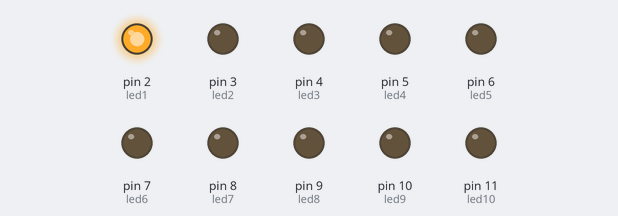
A sketch run on a simulated Arduino Uno, built with avr-gcc and run on an emulated ATmega328P. Shown: output pins drawn as LEDs (lit = HIGH).

Above: at 0.02 s.
At 0.57 s:
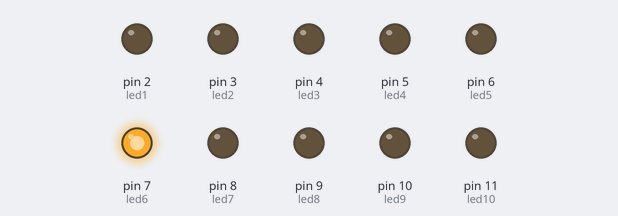
At 1.12 s:
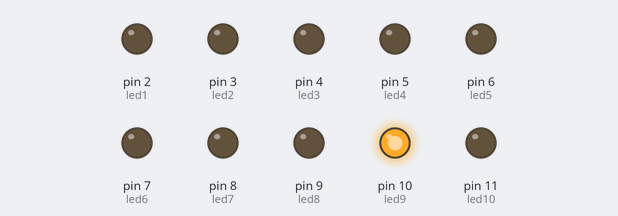
At 2.22 s:
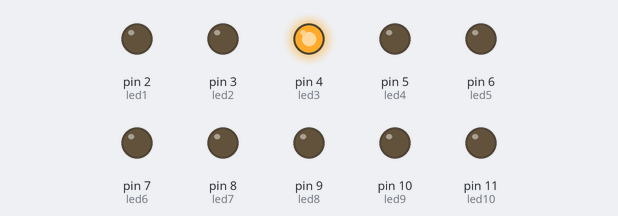
At 3.32 s:
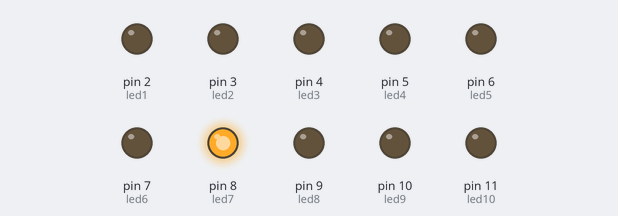
At 4.48 s:
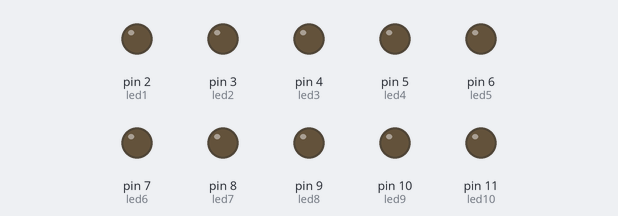
Timing chart, 0 to 4.8 s (numbered marks = the images above):
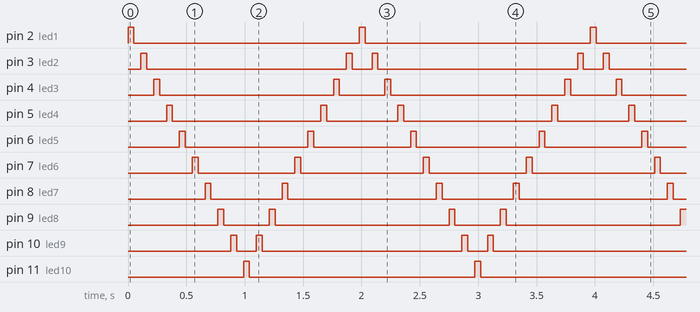

Measured:
- by itself, pin 2 (led1), pin 11 (led10): alternates HIGH for 0.05 s and LOW for 1.9 s
- by itself, pin 3 (led2): repeats every 2.0 s: LOW 1.7 s, HIGH 0.05 s, LOW 0.17 s, HIGH 0.05 s
- by itself, pin 4 (led3): repeats every 2.0 s: LOW 1.5 s, HIGH 0.05 s, LOW 0.39 s, HIGH 0.05 s
- by itself, pin 5 (led4): repeats every 2.0 s: LOW 1.3 s, HIGH 0.05 s, LOW 0.61 s, HIGH 0.05 s
- by itself, pin 6 (led5): repeats every 2.0 s: LOW 1.1 s, HIGH 0.05 s, LOW 0.83 s, HIGH 0.05 s
- by itself, pin 7 (led6): repeats every 2.0 s: LOW 0.83 s, HIGH 0.05 s, LOW 1.1 s, HIGH 0.05 s
- by itself, pin 8 (led7): repeats every 2.0 s: LOW 0.61 s, HIGH 0.05 s, LOW 1.3 s, HIGH 0.05 s
- by itself, pin 9 (led8): repeats every 2.0 s: LOW 0.39 s, HIGH 0.05 s, LOW 1.5 s, HIGH 0.05 s

The sketch:

Luces_continuas.ino
```cpp
/*
Fundacion Kinal
Centro educativo tecnico laboral Kinal
Perito en electronica
Quinto perito
Seccion: A
Curso: Taller de electronica digital y reparacion de computadoras I
Alumno: Carlos Argueta Serech
Carne: 2022335
Proyecto:
*/


#define led1 2
#define led2 3
#define led3 4
#define led4 5
#define led5 6
#define led6 7
#define led7 8
#define led8 9
#define led9 10
#define led10 11

int T = 50;
int T2 = 10;
int T3 = 85;
void setup ()
{
pinMode (led1,OUTPUT);
pinMode (led2,OUTPUT);
pinMode (led3,OUTPUT);
pinMode (led4,OUTPUT);
pinMode (led5,OUTPUT);
pinMode (led6,OUTPUT);
pinMode (led7,OUTPUT);
pinMode (led8,OUTPUT);
pinMode (led9,OUTPUT);
pinMode (led10,OUTPUT);

}

void loop() {

//1...
digitalWrite(led1,HIGH);
delay(T);
digitalWrite(led1,LOW);
delay(T2);
delay(T);
//...2...
digitalWrite(led2,HIGH);
delay(T);
digitalWrite(led2,LOW);
delay(T2);
delay(T);
//...3...
digitalWrite(led3,HIGH);
delay(T);
digitalWrite(led3,LOW);
delay(T2);
delay(T);
//...4...
digitalWrite(led4,HIGH);
delay(T);
digitalWrite(led4,LOW);
delay(T2);
delay(T);
//...5...
digitalWrite(led5,HIGH);
delay(T);
digitalWrite(led5,LOW);
delay(T2);
delay(T);
//...6...
digitalWrite(led6,HIGH);
delay(T);
digitalWrite(led6,LOW);
delay(T2);
delay(T);
//...7...
digitalWrite(led7,HIGH);
delay(T);
digitalWrite(led7,LOW);
delay(T2);
delay(T);
//...8...
digitalWrite(led8,HIGH);
delay(T);
digitalWrite(led8,LOW);
delay(T2);
delay(T);
//...9...
digitalWrite(led9,HIGH);
delay(T);
digitalWrite(led9,LOW);
delay(T2);
delay(T);
//...10...
digitalWrite(led10,HIGH);
delay(T);
digitalWrite(led10,LOW);
delay(T2);
delay(T);
//inverso
//...9...
digitalWrite(led9,HIGH);
delay(T);
digitalWrite(led9,LOW);
delay(T2);
delay(T);
//...8...
digitalWrite(led8,HIGH);
delay(T);
digitalWrite(led8,LOW);
delay(T2);
delay(T);
//...7...
digitalWrite(led7,HIGH);
delay(T);
digitalWrite(led7,LOW);
delay(T2);
delay(T);
//...6...
digitalWrite(led6,HIGH);
delay(T);
digitalWrite(led6,LOW);
delay(T2);
delay(T);
//...5...
digitalWrite(led5,HIGH);
delay(T);
digitalWrite(led5,LOW);
delay(T2);
delay(T);
//...4...
digitalWrite(led4,HIGH);
delay(T);
digitalWrite(led4,LOW);
delay(T2);
delay(T);
//...3...
digitalWrite(led3,HIGH);
delay(T);
digitalWrite(led3,LOW);
delay(T2);
delay(T);
//...2...
digitalWrite(led2,HIGH);
delay(T);
digitalWrite(led2,LOW);
delay(T2);
delay(T);
}
```
